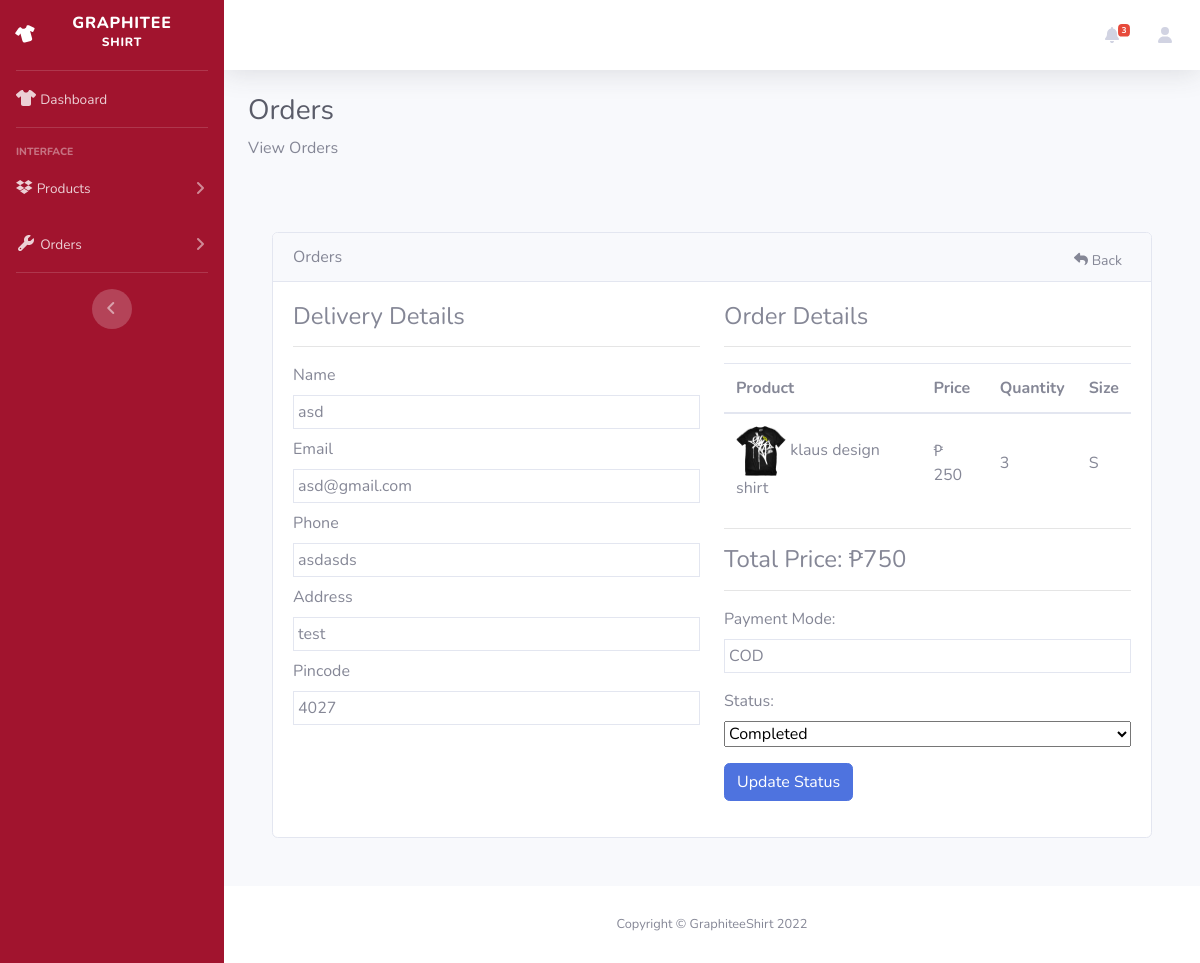
The app's page /view-orderAdmin.php?t=GraphShirt837dasds with its own data.
### tables this page shows
CREATE TABLE `orders` (
  `id` int(11) NOT NULL,
  `tracking_id` varchar(255) NOT NULL,
  `user_id` int(255) NOT NULL,
  `name` varchar(255) NOT NULL,
  `email` varchar(255) NOT NULL,
  `phone` varchar(255) NOT NULL,
  `address` mediumtext NOT NULL,
  `pincode` int(255) NOT NULL,
  `total_price` int(255) NOT NULL,
  `payment_mode` varchar(255) NOT NULL,
  `payment_id` varchar(255) DEFAULT NULL,
  `status` tinyint(4) NOT NULL DEFAULT 0,
  `comments` varchar(255) DEFAULT NULL,
  `created_at` timestamp NOT NULL DEFAULT current_timestamp()
);

CREATE TABLE `products` (
  `id` int(11) NOT NULL,
  `name` varchar(255) NOT NULL,
  `slug` varchar(255) NOT NULL,
  `image` varchar(255) NOT NULL,
  `description` text NOT NULL,
  `price` int(11) NOT NULL,
  `quantity` int(11) NOT NULL
);

CREATE TABLE `order_items` (
  `id` int(11) NOT NULL,
  `order_id` int(255) NOT NULL,
  `prod_id` int(255) NOT NULL,
  `qty` int(255) NOT NULL,
  `price` int(255) NOT NULL,
  `created_at` timestamp NOT NULL DEFAULT current_timestamp(),
  `size` varchar(255) NOT NULL
);

### classes/connectiondb.php (called while the page is built, shortened)
<?php
class connection
{
    protected function connect()
    {
        try {
            $servername = "localhost";
            $username = "root";
            $password = "";
            $conn = new PDO("mysql:host=$servername;dbname=ooplogin", $username, $password);
            $conn->setAttribute(PDO::ATTR_ERRMODE, PDO::ERRMODE_EXCEPTION);
            return $conn;
        } catch (PDOException $e) {
            echo "Connection failed: " . $e->getMessage();
            die();
        }
    }
}

### classes/viewproductModel.php (called while the page is built, shortened)
<?php
class viewproducts extends connection
{
    function getAllQuantity($table)
    {
        $sql = "SELECT * FROM $table WHERE quantity < 5";
        $stmt = $this->connect()->prepare($sql);
        $stmt->execute();
        return $stmt;
    }
    function checkTrackingA($tracking_no)
    {
        $sql = "SELECT * FROM orders WHERE tracking_id ='$tracking_no'";
        $stmt = $this->connect()->prepare($sql);
        $stmt->execute();
        return $stmt;
    }
    function displayOrderA($tracking_no,$userId)
    {
        $sql = "SELECT o.id AS oid, o.tracking_id,o.user_id, oi.*,p.* FROM orders o, order_items oi, products p WHERE o.user_id = '$userId' AND
        oi.order_id=o.id AND p.id=oi.prod_id AND o.tracking_id='$tracking_no'";
        $stmt = $this->connect()->prepare($sql);
        $stmt->execute();
        return $stmt;
    }
}

### view-orderAdmin.php (the view, shortened to what this page needs)
<?php
include "classes/connectiondb.php";
include "classes/viewproductModel.php";
if (isset($_GET['t'])) {
    $tracking_no = $_GET['t'];
    $checkTrackingID = new viewproducts();
    $result = $checkTrackingID->checkTrackingA($tracking_no);
?>
    <?php
} else {
    ?>
    <h4>Something went wrong</h4>
<?php
    die();
}
$data = $result->fetchAll(PDO::FETCH_ASSOC);
?>
<!DOCTYPE html>
<html lang="en">
<head>
    <link href="vendors/fontawesome-free/css/all.min.css" rel="stylesheet" type="text/css">
    <link href="dashboard/css/sb-admin-2.min.css" rel="stylesheet">
    <link href="vendors/datatables/dataTables.bootstrap4.min.css" rel="stylesheet">
    <link rel="stylesheet" href="https://cdnjs.cloudflare.com/ajax/libs/font-awesome/6.1.2/css/all.min.css">
    <link rel="stylesheet" href="styles/viewProduct.css">
</head>
<body id="page-top">
    <div id="wrapper">
        <ul class="navbar-nav bg-gradient-primary sidebar sidebar-dark accordion" id="accordionSidebar">
            <a class="sidebar-brand d-flex align-items-center justify-content-center" href="adminDashboard.php">
                <div class="sidebar-brand-icon rotate-n-15">
                    <i class="fa-solid fa-shirt"></i>
                </div>
                <div class="sidebar-brand-text mx-3">Graphitee <sup>Shirt</sup></div>
            </a>
            <hr class="sidebar-divider my-0">
            <li class="nav-item">
                <a class="nav-link" href="adminDashboard.php">
                    <i class="fa-solid fa-shirt"></i>
                    <span>Dashboard</span></a>
            </li>
            <hr class="sidebar-divider">
            <div class="sidebar-heading">
                Interface
            </div>
            <li class="nav-item">
                <a class="nav-link collapsed" href="#" data-toggle="collapse" data-target="#collapseTwo" aria-expanded="true" aria-controls="collapseTwo">
                    <i class="fa-brands fa-dropbox"></i>
                    <span>Products</span>
                </a>
            </li>
            <li class="nav-item">
                <a class="nav-link collapsed" href="#" data-toggle="collapse" data-target="#collapseUtilities" aria-expanded="true" aria-controls="collapseUtilities">
                    <i class="fas fa-fw fa-wrench"></i>
                    <span>Orders</span>
                </a>
            </li>
            <hr class="sidebar-divider">
            <div class="text-center d-none d-md-inline">
                <button class="rounded-circle border-0" id="sidebarToggle"></button>
            </div>
        </ul>
        <div id="content-wrapper" class="d-flex flex-column">
            <div id="content">
                <nav class="navbar navbar-expand navbar-light bg-white topbar mb-4 static-top shadow">
                    <ul class="navbar-nav ml-auto">
                        <?php
                        $views = new viewproducts();
                        $prods = $views->getAllQuantity("products");
                        $low = $prods->rowCount();
                        if ($low == 0) {
                            $none = "style='display:none;'";
                        } else {
                            $none = "";
                            $shake = "fa-shake";
                        }
                        ?>
                        <li class="nav-item dropdown no-arrow mx-1">
                            <a class="nav-link dropdown-toggle" href="#" id="alertsDropdown" role="button" data-toggle="dropdown" aria-haspopup="true" aria-expanded="false">
                                <i class="fas fa-bell fa-fw <?php echo $shake ?>"></i>
                                <span <?php echo $none ?> class="badge badge-danger badge-counter"> <?php echo $low ?> </span>
                            </a>
                        </li>
                        <li class="nav-item dropdown no-arrow">
                            <a class="nav-link dropdown-toggle" href="#" id="userDropdown" role="button" data-toggle="dropdown" aria-haspopup="true" aria-expanded="false">
                                <i class="fa-solid fa-user"></i>
                            </a>
                        </li>
                    </ul>
                </nav>
                <div class="container-fluid">
                    <h1 class="h3 mb-2 text-gray-800">Orders</h1>
                    <p class="mb-4">View Orders</p>
                    <div class="py-5">
                        <div class="container">
                            <div class="card">
                                <div class="row">
                                    <div class="col-md-12">
                                        <div class="card-header">
                                            Orders
                                            <a href="orders.php" class="btn btn-sm float-right"><i class="fa fa-reply"></i> Back</a>
                                        </div>
                                        <div class="card-body">
                                            <div class="row">
                                                <div class="col-md-6">
                                                    <h4>Delivery Details</h4>
                                                    <hr>
                                                    <div class="row">
                                                        <div class="col-md-12 mb-2">
                                                            <label class="fw-bold">Name</label>
                                                            <div class="border p-1">
                                                                <?= $data[0]["name"]; ?>
                                                            </div>
                                                        </div>
                                                        <div class="col-md-12 mb-2">
                                                            <label class="fw-bold">Email</label>
                                                            <div class="border p-1">
                                                                <?= $data[0]["email"]; ?>
                                                            </div>
                                                        </div>
                                                        <div class="col-md-12 mb-2">
                                                            <label class="fw-bold">Phone</label>
                                                            <div class="border p-1">
                                                                <?= $data[0]["phone"]; ?>
                                                            </div>
                                                        </div>
                                                        <div class="col-md-12 mb-2">
                                                            <label class="fw-bold">Address</label>
                                                            <div class="border p-1">
                                                                <?= $data[0]["address"]; ?>
                                                            </div>
                                                        </div>
                                                        <div class="col-md-12 mb-2">
                                                            <label class="fw-bold">Pincode</label>
                                                            <div class="border p-1">
                                                                <?= $data[0]["pincode"]; ?>
                                                            </div>
                                                        </div>
                                                    </div>
                                                </div>
                                                <div class="col-md-6">
                                                    <h4>Order Details</h4>
                                                    <hr>
                                                    <table class="table">
                                                        <thead>
                                                            <tr>
                                                                <th>Product</th>
                                                                <th>Price</th>
                                                                <th>Quantity</th>
                                                                <th>Size</th>
                                                            </tr>
                                                        </thead>
                                                        <tbody>
                                                            <?php
                                                            $order = new viewproducts();
                                                            $userId = $data[0]['user_id'];
                                                            $orderItems = $order->displayOrderA($tracking_no, $userId);
                                                            if ($orderItems->rowCount() > 0) {
                                                                foreach ($orderItems as $items) {
                                                            ?>
                                                                    <tr>
                                                                        <td class="align-middle">
                                                                            <img src="uploads/<?= $items['image']; ?>" width="50px" height="50px" alt="<?= $items['name']; ?>">
                                                                            <?= $items['name']; ?>
                                                                        </td>
                                                                        <td class="align-middle">
                                                                            ₱ <?= $items['price']; ?>
                                                                        </td>
                                                                        <td class="align-middle">
                                                                            <?= $items['qty']; ?>
                                                                        </td>
                                                                        <td class="align-middle">
                                                                            <?= $items['size']; ?>
                                                                        </td>
                                                                    </tr>
                                                            <?php
                                                                }
                                                            }
                                                            ?>
                                                        </tbody>
                                                    </table>
                                                    <hr>
                                                    <h4>Total Price: <span class="float-end">₱<?= $data[0]['total_price']; ?></span></h4>
                                                    <hr>
                                                    <label class="fw-bold">Payment Mode:</label>
                                                    <div class="border p-1 mb-3">
                                                        <?= $data[0]['payment_mode']; ?>
                                                    </div>
                                                    <label class="fw-bold">Status:</label>
                                                    <div class="mb-3">
                                                        <form action="includes/updatestatusInclude.php" method="POST">
                                                            <select name="order_status" id="" class="form-select w-100 mb-3">
                                                                <option value="1" <?= ($data[0]['status'] == 1 ? "selected" : "") ?>>Completed</option>
                                                            </select>
                                                            <button name="updateStatus" type="submit" class="btn btn-primary">Update Status</button>
                                                        </form>
                                                    </div>
                                                </div>
                                            </div>
                                        </div>
                                    </div>
                                </div>
                            </div>
                        </div>
                    </div>
                </div>
            </div>
            <footer class="sticky-footer bg-white">
                <div class="container my-auto">
                    <div class="copyright text-center my-auto">
                        <span>Copyright &copy; GraphiteeShirt 2022</span>
                    </div>
                </div>
            </footer>
        </div>
    </div>
</body>
</html>

### styles/viewProduct.css (style rules this page uses)
body { overflow:auto; }
footer { position:static; }
#accordionSidebar { background:#a1142e; }

### records on screen
orders: name "asd", email "asd@gmail.com", phone "asdasds", address "test", pincode "4027", products.image (picture), products.name "klaus design shirt", products.price "250", order_items.qty "3", order_items.size "S", total_price "750", payment_mode "COD", order_status "Completed"

### other values on screen
$low "3"
